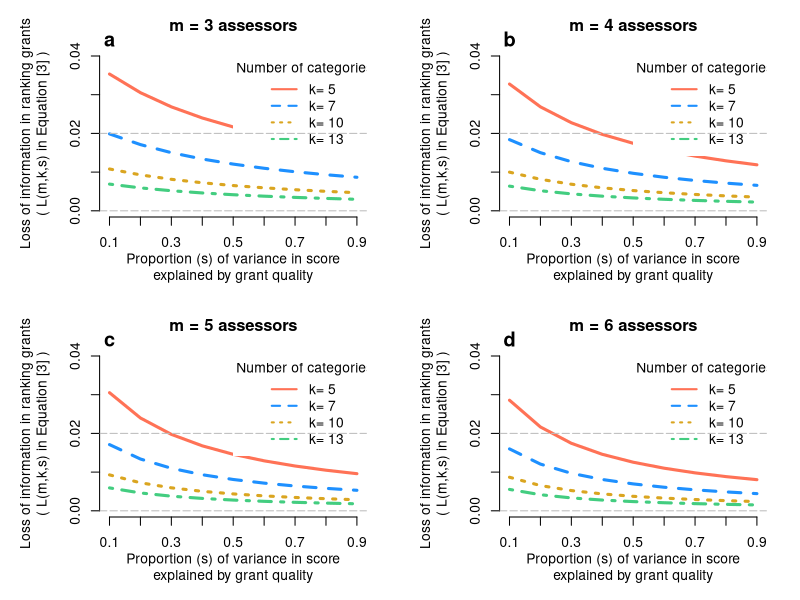

The R script that drew this image:
CorrEquiSpaced <- function(K,alpha=1e-15){
  cc <- function(dx){
    thresholds <- dx*((1:(K-1))-0.5*K)
    p     <- diff( pnorm(c(-Inf,thresholds,Inf)) )
    E_y   <- sum(p*(1:K))
    E_y2  <- sum(p*((1:K)^2))
    var_y <- E_y2 - E_y^2
    sd_y  <- sqrt(var_y)
    
    ## Contional means (truncated normal distribution theory)
    means_l    <- sapply(1:K, function(k){
      if(k==1){
        m_k <- (dnorm(-Inf)-dnorm(thresholds[1]))/(pnorm(thresholds[1])-pnorm(-Inf))
      }
      if(k==K){
        m_k <- (dnorm(thresholds[K-1])-dnorm(+Inf))/(pnorm(+Inf)-pnorm(thresholds[K-1]))
      }
      if(k>=2 & k<=K-1){
        m_k <- (dnorm(thresholds[k-1])-dnorm(thresholds[k]))/(pnorm(thresholds[k])-pnorm(thresholds[k-1]))
      }
      return(m_k)
    })
    Cov_yl <- sum(p * means_l * (1:K))
    corr   <- (Cov_yl / sd_y)
    #sum(dnorm(thresholds)) / sd_y
    return(corr)
  }
  values_obs <- 1:(K-1)
  if(K==2){
    dx      <- 0
    maxCorr <- 2*dnorm(0)
    Dx      <- 0
  }else{
    dxMax <- qnorm(1-alpha/2) / (0.5*K - 1)
    model <- optim(par=1e-5,fn=cc,
                   control = list(fnscale=-1),method = "Brent",
                   lower=0,upper=dxMax)
    dx      <- model$par
    maxCorr <- (model$value)
    Dx      <- model$par
  }
  thresholds <- dx*(values_obs-mean(values_obs))
  p <- diff( pnorm(c(-Inf,thresholds,Inf)) )
  names(p) <- paste0("prob_",1:K)
  return(list(maxCorr=maxCorr,
              Prob=p,Thresholds=thresholds,
              Dx=Dx))
}
## Results of Eq. 3
## 4 panels: m=3, 4, 5 and 6
##
## s: proportion of variance in score explained by grant quality

L <- function(m,  # Number of grant assessors
              k,  # Number of score categories
              s){ # proportion of variance in score explained by grant quality
  lambda_u <- (1-s)/s
  R_k      <- CorrEquiSpaced(K=k)$maxCorr
  lambda_v <- (1-(R_k^2)*s)/((R_k^2)*s)
  return(sqrt( (m + lambda_u) / (m + lambda_v) ))
}

ss <- seq(0.1,0.9,by=0.1)
ms <- c(3,4,5,6)
ks <- c(5,7,10,13)

parameters <- expand.grid(ms,ks,ss)
colnames(parameters) <- c("m","k","s")
Lof_params <- sapply(1:nrow(parameters),function(i) L(m=parameters[i,"m"],k=parameters[i,"k"],s=parameters[i,"s"]))

panelID <- c("a","b","c","d")
names(panelID) <- ms
Cols <- c("coral1","dodgerblue","goldenrod","seagreen3")

png("Figure3.png",width=2200,height=2200,res=250)
op <- par(mfrow=c(2,2))
for(m in ms){
  Ls <- do.call("cbind",lapply(ks, function(k){
    Lof_params[which(parameters[,"m"]==m & parameters[,"k"]==k)]
  }))
  par(mar=c(5,6,3,2))
  matplot(ss,1-Ls,pch=19,col=Cols,axes=FALSE,type="l",lwd=3,lty=1:4,
          main=paste0("m = ",m," assessors"),
          xlab="Proportion (s) of variance in score\nexplained by grant quality",
          ylab="Loss of information in ranking grants\n( L(m,k,s) in Equation [3] )",
          ylim=c(0,0.04))
  axis(1,at=ss)
  axis(2,at=1-seq(0.96,1.00,by=0.01))
  legend(0.5,0.04,legend=paste("k=",ks),title="Number of categories",
         lty=1:4,col=Cols,box.lty=0,lwd=2)
  mtext(at=ss[1],panelID[as.character(m)],font=2,cex=1.2,line=0)
  abline(h=c(0,0.02),col="grey",lty=5)
}
par(op)
dev.off()

